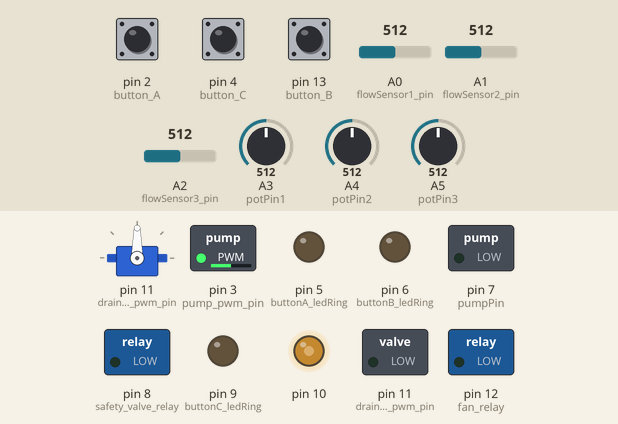
The program below on a simulated Arduino Uno, built with avr-gcc and run on an emulated ATmega328P. On the bench: servo, switched loads named in the program (green lamp = pin HIGH), output pins drawn as LEDs (lit = HIGH). Inputs (shaded band) come from the test bench; at power-on: A3 (potPin1) = 512, A4 (potPin2) = 512, pin 2 (button_A) LOW, pin 4 (button_C) LOW, pin 13 (button_B) LOW, A5 (potPin3) = 512, A0 (flowSensor1_pin) = 512, A1 (flowSensor2_pin) = 512, A2 (flowSensor3_pin) = 512. Random numbers use the default seed unless the program sets one; what the program prints to the serial monitor is not drawn.

Above: at 6.1 s.
6.2 s: A3 (potPin1) set to 246
At 7.4 s:
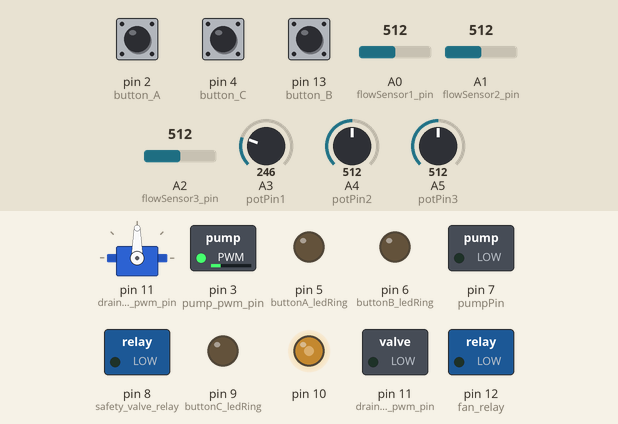
7.7 s: A4 (potPin2) set to 30
At 8.8 s:
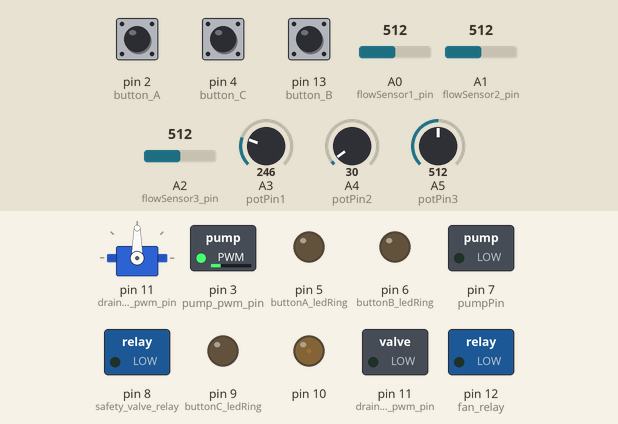
9.2 s: pin 2 (button_A) pulled HIGH for 0.15 s
At 9.9 s:
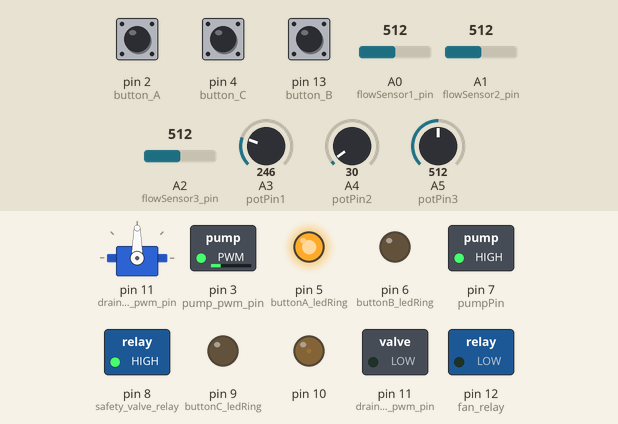
10.8 s: pin 4 (button_C) pulled HIGH for 0.15 s
At 11.2 s:
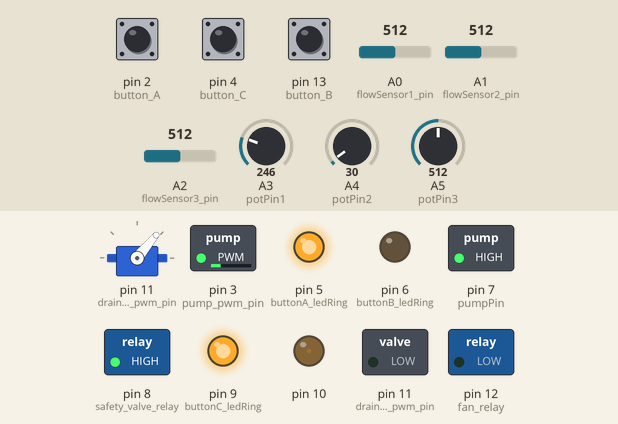
12.4 s: pin 13 (button_B) pulled HIGH for 0.15 s
At 13.6 s:
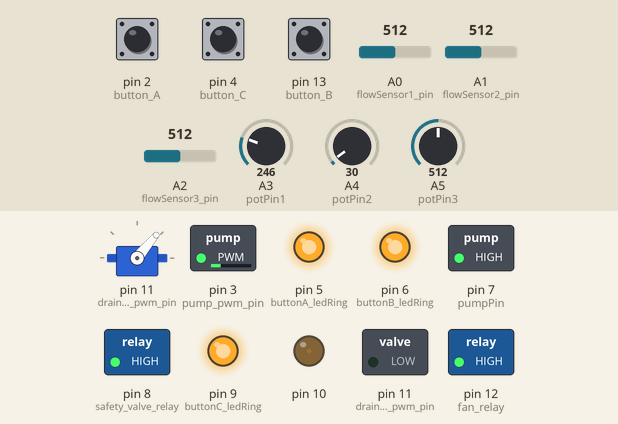
14.0 s: A5 (potPin3) set to 30
At 14.8 s:
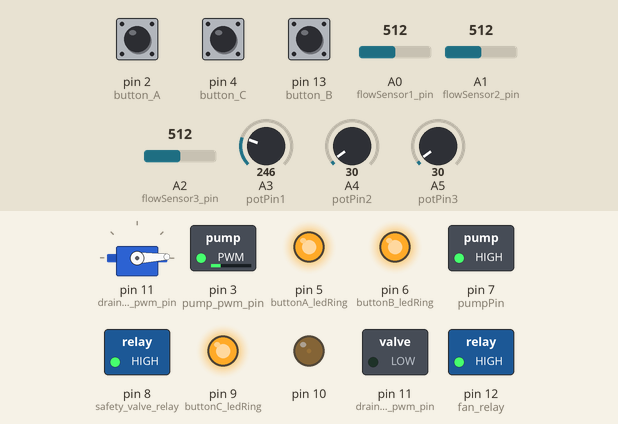
Timing chart, 0 to 16.5 s (numbered marks = the images above; inputs shaded):
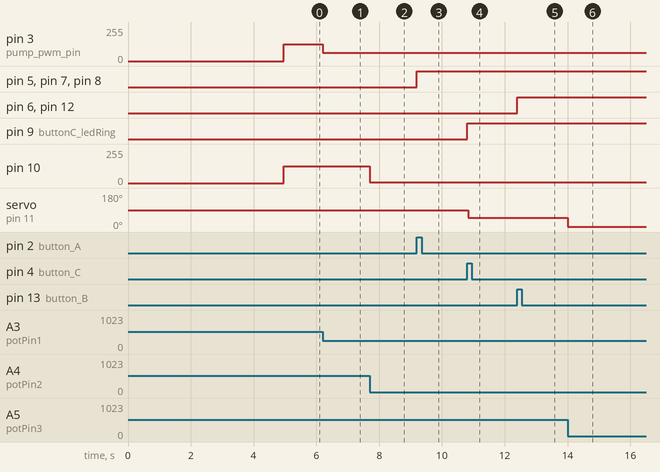

Measured:
- after the input at 6.2 s, pin 3 (pump_pwm_pin): 127/255 → 61/255 at once
- after the input at 7.7 s, pin 10: 124/255 → 6/255 at once
- after the input at 9.2 s, pin 5 (buttonA_ledRing), pin 7 (pumpPin), pin 8 (safety_valve_relay): LOW → HIGH at once
- after the input at 10.8 s, pin 9 (buttonC_ledRing): LOW → HIGH at once; servo on pin 11 (drain_valve_pwm_pin): 90° → 50° at once
- after the input at 12.4 s, pin 6 (buttonB_ledRing), pin 12 (fan_relay): LOW → HIGH at once
- after the input at 14.0 s, servo on pin 11 (drain_valve_pwm_pin): 50° → 2° at once

The program:

main.cpp
```cpp
#include <Arduino.h>
#include <ArduinoJson.h>
#include "pumpControl.h"
#include "declare.h"
#include "sensors.h"
#include "readSerial.h"
#include "runTime.h"
#include "readButtons.h"
#include "readPotentiometers.h"
#include "welcomeBlink.h"
#include "detect_change.h"
#include "buttonLED.h"
#include "sendJson.h"
#include "debounce.h"
#include "setPWM.h"
#include <Wire.h>
#include "readSensors.h"
#include "convertToLitres.h"
#include "checkHardwareStateChange.h"
#include "idleState.h"
#include <stdio.h>
#include "killAll.h"
#include "Servo.h"
//FOR CODE QUESTIONS
char linkedin[50] = "linkedin.com/in/iotrobban/";


//Main loop millis
unsigned long nowTime;
unsigned long delayTime = 10000;
unsigned long previousMillis;


void setup() {
    Serial.begin(115200);

    /**BUTTONS**/
    //BUTTON A
    pinMode(button_A, INPUT);
    pinMode(buttonA_ledRing, OUTPUT);
    digitalWrite(buttonA_ledRing, LOW);

    //BUTTON B
    pinMode(button_B, INPUT);
    pinMode(buttonB_ledRing, OUTPUT);
    digitalWrite(buttonB_ledRing, LOW);

    //BUTTON C
    pinMode(button_C, INPUT);
    pinMode(buttonC_ledRing, OUTPUT);
    digitalWrite(buttonC_ledRing, LOW);


    //*************************

    //PUMP
    pinMode(pumpPin, OUTPUT);
    digitalWrite(pumpPin, LOW);
    //PUMP PWM
    pinMode(pump_pwm_pin, OUTPUT);
    //*************************

    //FAN RELAY
    pinMode(fan_relay, OUTPUT);

    //DRAIN RELAY
    pinMode(drain_valve_pwm_pin, OUTPUT);

    //SAFETY VALVE
    pinMode(safety_valve_relay, OUTPUT);

    //DEBOUNCE AND INTERRUPT
    startMillis = millis();


    //POTENTIOMETERS
    pinMode(potPin1, INPUT_PULLUP);
    pinMode(potPin2, INPUT_PULLUP);
    pinMode(potPin3, INPUT_PULLUP);

    //FLOW SENSORS
    pinMode(flowSensor1_pin, INPUT);
    pinMode(flowSensor2_pin, INPUT);
    pinMode(flowSensor3_pin, INPUT);


    //TURN OFF PUMP JUST FOR SAFETY
    pumpOFF();


    welcomeBlink();
    //Serial.println(startup);
    nowTime = millis();


}

void loop() {
    //All three flow sensors connected to the main pipes
    Sensor flowSensor1;
    Sensor flowSensor2;
    Sensor flowSensor3;


    //Checks what button has been pressed
    readButtons();

    //Read waterflowSensors
    readSensors(flowSensor1, flowSensor2, flowSensor3);

    //Read Potentiometer:
    readPotentiometers();

    //debouncing button
    debounce();

    //check for incomming char
    readSerialInput();

    //Checks if any buttons or potentiometers has changed
    checkHardwareStateChange();

    //Get the time machine has been running
    runTime();

    //If any change has been made such as somebody turning a potentiometer. If so, it sends json over serial to raspberry pi.
    if (detect_change_pot() || detect_change_onoff()) {

        send_json(flowSensor1, flowSensor2, flowSensor3);
        Serial.println("\n");
    }

// Here we'll make a program that only runs if nothing has changed for X minutes, then the buttons will start blinking IBM in morse.
/*    if (idleState()) {
        if (millis() - nowTime >= delayTime) {
            nowTime = millis();
            //ledShow();
            ibmLightShow();
        }

    }
    //KILL THE WHOLE PUMP IF IDLE IN MORE THAN 5 MIN
    if (millis() - nowTime >= 300000) {
        if (!detect_change_pot() || !detect_change_onoff()) {
            killAll();
            nowTime = millis();
            ibmLightShow();
        }
    }*/
}
```

buttonIsTriggered.cpp
```cpp
//
// Created by Robin Ellingsen on 2022-04-04.
//

#include "buttonIsTriggered.h"
bool trigger_A = false;
bool trigger_B = false;
bool trigger_C = false;
// Trigger switch.

//Cheks if the button is triggered, to later on be used by the debounce() function.
void buttonAIsTriggered() {
    trigger_A = true;

}

void buttonBIsTriggered() {
    trigger_B = true;
}

void buttonCIsTriggered() {
    trigger_C = true;
}
```

buttonIsTriggered.h
```cpp
//
// Created by Robin Ellingsen on 2022-04-04.
//

#ifndef ARDUINO_CPP_BUTTONISTRIGGERED_H
#define ARDUINO_CPP_BUTTONISTRIGGERED_H
extern bool trigger_A;
extern bool trigger_B;
extern bool trigger_C;

void buttonAIsTriggered();
void buttonBIsTriggered();
void buttonCIsTriggered();

#endif //ARDUINO_CPP_BUTTONISTRIGGERED_H
```

buttonLED.cpp
```cpp
//
// Created by Robin Ellingsen on 2022-04-04.
//

#include "buttonLED.h"
#include <Arduino.h>
#include "pumpControl.h"
#include "idleState.h"
#include "buttonIsTriggered.h"


int A = 0;
int B = 0;
int C = 0;
int period = 500;
int delay_time = 3;
unsigned long time_now = 0;

void readButtons();

void readSerialInput();

bool idleState();

void setLedsToZero();

void makeHigh(int a, int b, int c) {

    analogWrite(buttonA_ledRing, a);  //pump led ring
    analogWrite(buttonB_ledRing, b);//fan led ring
    analogWrite(buttonC_ledRing, c); //Valve led ring

}

void makeHighBreathe(int x) {
    analogWrite(buttonA_ledRing, x);  //pump led ring
    analogWrite(buttonB_ledRing, x);//fan led ring
    analogWrite(buttonC_ledRing, x); //Valve led ring

}

void ibmLed_A();
void ibmLed_B();
void ibmLed_M();

void ibmLightShow() {
    ibmLed_A();
    ibmLed_B();
    ibmLed_M();


}
void short_A();

void ibmLed_A(){
    short_A();
    short_A();
}
void short_A() {
    for (int i = 0; i < 200; i++) {
        readButtons();
        readSerialInput();
        A++;
        makeHigh(A, B, C);
        if (idleState() != true) {
            setLedsToZero();
            break;
        }
        delay(delay_time);
    }
    for (int i = 0; i < 200; i++) {
        readButtons();
        readSerialInput();
        A--;
        makeHigh(A, B, C);
        //makeHighBreathe(A);
        if (idleState() != true) {
            setLedsToZero();
            break;
        }
        delay(delay_time);
    }

}
void long_B(){
        for (int i = 0; i < 200; i++) {
            readButtons();
            readSerialInput();
            B++;
            makeHigh(A, B, C);
            if (idleState() != true) {
                setLedsToZero();
                break;
            }
            delay(delay_time);
        }
        for (int x = 0; x < 500; x++) {
            readButtons();
            readSerialInput();
            makeHigh(A, 200, C);
            if (idleState() != true) {
                setLedsToZero();
                break;
            }
            delay(delay_time);
        }


        for (int i = 0; i < 200; i++) {
            readButtons();
            readSerialInput();
            B--;
            makeHigh(A, B, C);
            //makeHighBreathe(A);
            if (idleState() != true) {
                setLedsToZero();
                break;
            }
            delay(delay_time);
        }

}
void short_B() {
        for (int i = 0; i < 200; i++) {
            readButtons();
            B++;
            makeHigh(A, B, C);
            if (idleState() != true) {
                setLedsToZero();
                break;
            }
            readSerialInput();
            delay(delay_time);
        }
        for (int i = 0; i < 200; i++) {
            readButtons();
            readSerialInput();
            B--;
            makeHigh(A, B, C);
            //makeHighBreathe(A);
            if (idleState() != true) {
                setLedsToZero();
                break;
            }
            delay(delay_time);
        }

}

void ibmLed_B() {
    long_B();
    short_B();
    short_B();
    short_B();

    if (idleState() != true) {
        setLedsToZero();
    }

}
void long_M(){
        for (int i = 0; i < 200; i++) {
            readButtons();
            readSerialInput();
            C++;
            makeHigh(A, B, C);
            if (idleState() != true) {
                setLedsToZero();
                break;
            }
            delay(delay_time);
        }
        for (int x = 0; x < 500; x++) {
            makeHigh(A, B, 200);
            if (idleState() != true) {
                setLedsToZero();
                break;
            }
            delay(delay_time);
        }

        for (int i = 0; i < 200; i++) {
            readButtons();
            readSerialInput();
            C--;
            makeHigh(A, B, C);
            //makeHighBreathe(A);
            if (idleState() != true) {
                setLedsToZero();
                break;
            }
            delay(delay_time);
        }

}

void ibmLed_M() {
        long_M();
        long_M();


    if (idleState() != true) {
        setLedsToZero();
    }

}
void setLedsToZero() {
    A = 0;
    B = 0;
    C = 0;
    makeHigh(0, 0, 0);
}
//IBM MORSE CODE BLINK
void ibmBlink() {}
//This is the breathing startup led effect.
//from 0 up to 200 with some delay, to make it fade in and out.
void ledShow() {

    for (int i = 0; i < 200; i++) {
        readButtons();
        readSerialInput();
        A++;
        makeHigh(A, B, C);
        if (idleState() != true) {
            setLedsToZero();
            break;
        }
        delay(delay_time);
    }
    for (int i = 0; i < 200; i++) {
        readButtons();
        readSerialInput();
        A--;
        makeHigh(A, B, C);
        if (idleState() != true) {
            setLedsToZero();
            break;
        }
        delay(delay_time);
    }
    for (int i = 0; i < 200; i++) {
        readButtons();
        readSerialInput();
        B++;
        makeHigh(A, B, C);
        if (idleState() != true) {
            setLedsToZero();
            break;
        }
        delay(delay_time);
    }
    for (int i = 0; i < 200; i++) {
        readButtons();
        readSerialInput();
        B--;
        makeHigh(A, B, C);
        if (idleState() != true) {
            setLedsToZero();
            break;
        }
        delay(delay_time);
    }
    for (int i = 0; i < 200; i++) {
        readButtons();
        readSerialInput();
        C++;
        makeHigh(A, B, C);

        if (idleState() != true) {
            setLedsToZero();
            break;
        }
        delay(delay_time);

    }


    for (int i = 0;i < 200; i++) {
        readButtons();
        readSerialInput();
        C--;
        makeHigh(A, B, C);
        if (idleState()!= true) {
            setLedsToZero();
            break;
        }
        delay(delay_time);
    }
    if (idleState() != true) {
        setLedsToZero();
    }
// breathingLed();

}

//If needed, a function to turn off the lights, not used yet, all button leds turns on and off when pushed.
void killallLights() {
    digitalWrite(buttonA_ledRing, LOW);
    digitalWrite(buttonB_ledRing, LOW);
    digitalWrite(buttonC_ledRing, LOW);
}
```

buttonLED.h
```cpp
//
// Created by Robin Ellingsen on 2022-04-04.
//

#ifndef ARDUINO_CPP_BUTTONLED_H
#define ARDUINO_CPP_BUTTONLED_H

extern unsigned long delayTime;
extern unsigned long timeNow;
extern unsigned long previousMillis;

void readButtons();
void readSerialInput();
bool idleState();
void setLedsToZero();
void makeHigh(int a, int b, int c );
void ibmLightShow();
void makeHighBreathe(int x);
void breathingLed();
void ledShow();
void flush_blink();
void killallLights();
#endif //ARDUINO_CPP_BUTTONLED_H
```

checkHardwareStateChange.cpp
```cpp
//
// Created by Robin Ellingsen on 2022-04-08.
//

#include "checkHardwareStateChange.h"
#include "pumpControl.h"
bool old_pump_state= false;
bool old_fan_state= false;
bool old_drain_valve_state= false;
//so if the state changes, we can use this information to know it the buttons have been pressed.
//good for knowing idle states or sending json messages
void checkHardwareStateChange(){
    if(pump_state != old_pump_state){
        //pumpON();
        pumpcontroller(pump_state);
        old_pump_state = pump_state;
    }
    if(fan_state != old_fan_state){
        fancontroller(fan_state);
        old_fan_state = fan_state;
    }
    if(drain_valve_state != old_drain_valve_state){
        valvecontroller(drain_valve_state);
        old_drain_valve_state = drain_valve_state;
    }


}
```

checkHardwareStateChange.h
```cpp
//
// Created by Robin Ellingsen on 2022-04-08.
//

#ifndef ARDUINO_CPP_CHECKHARDWARESTATECHANGE_H
#define ARDUINO_CPP_CHECKHARDWARESTATECHANGE_H

void checkHardwareStateChange();

#endif //ARDUINO_CPP_CHECKHARDWARESTATECHANGE_H
```

commandHandler.cpp
```cpp
//
// Created by Robin Ellingsen on 2022-04-04.
//

#include "commandHandler.h"
#include "pumpControl.h"
#include "Arduino.h"
#include "buttonLED.h"
#include "readPotentiometers.h"
void setPWM(char x, int PWM);
//Takes a char from readSerial() and switches the state to true,
//If the states are true the debounce will handle the switch.

void commandHandler(char* comdata) {
    Serial.println(comdata);
    switch (*comdata) {

        case 'A': // A Starts pump
                pump_state = true;
            //pumpControllerButton();
            break;

        case 'B':
                pump_state = false;
            //pumpControllerButton();
            break;

        case 'C':
                fan_state = true;
            //fanControllerButton();
            break;

        case 'D':
            fan_state = false;
            //fanControllerButton();
            break;

        case 'E':
            drain_valve_state = true;
           // valveControllerButton();
            break;

        case 'F':
            drain_valve_state = false;
            //valveControllerButton();
            break;
    }
}

void setPot(String potVal) {
    if (potVal.startsWith("POTA")) {
        int input = potVal.substring(4).toInt();
        if (input >= 1 && input < 256) {
            pot_1_change = true;
            setPWM('A',input);
        }

    }
    else if (potVal.startsWith("POTB")) {
        int input = potVal.substring(4).toInt();
        if (input >= 1 && input < 256) {
            pot_2_change = true;
            setPWM('B',input);
        }
    }
    else if (potVal.startsWith("POTC")) {
        int input = potVal.substring(4).toInt();
        if (input >= 1 && input < 256) {
            pot_3_change = true;
            setPWM('C',input);
        }
    }

}
```

commandHandler.h
```cpp
//
// Created by Robin Ellingsen on 2022-04-04.
//

#ifndef ARDUINO_CPP_COMMANDHANDLER_H
#define ARDUINO_CPP_COMMANDHANDLER_H
#include <Arduino.h>

void setPWM(char x, int PWM);
void commandHandler(char* comdata);
void setPot(String potVal);
#endif //ARDUINO_CPP_COMMANDHANDLER_H
```

convertToLitres.cpp
```cpp
//
// Created by Robin Ellingsen on 2022-04-05.
//


#include "convertToLitres.h"
#include <Arduino.h>

float Convert::convertToLitres(float inflow){
    X = pulseIn(analogRead(0), HIGH);
    Y = pulseIn(analogRead(0), LOW);
    TIME = X + Y;
    FREQUENCY = 1000000/TIME;
    WATER = FREQUENCY/7.5;
    LS = WATER/60;
    TOTAL = TOTAL + LS;
    return TOTAL;
}
```

convertToLitres.h
```cpp
//
// Created by Robin Ellingsen on 2022-04-05.
//

#ifndef ARDUINO_CPP_CONVERTTOLITRES_H
#define ARDUINO_CPP_CONVERTTOLITRES_H

class Convert{
private:
    int X;
    int Y;
    float TIME = 0;
    float FREQUENCY = 0;
    float WATER = 0;
    float LS = 0;
    float TOTAL = 0;
public:
    float convertToLitres(float inflow);

};

#endif //ARDUINO_CPP_CONVERTTOLITRES_H
```

debounce.cpp
```cpp
//
// Created by Robin Ellingsen on 2022-04-04.
//
#include <Arduino.h>
#include "debounce.h"
#include "pumpControl.h"
#include "buttonIsTriggered.h"

long debounceDelay = 600;
unsigned long buttonAStartMillis = 0;
unsigned long buttonBStartMillis = 0;
unsigned long buttonCStartMillis = 0;

void debounce() {
    if (trigger_A) {

        if ((millis() - buttonAStartMillis) > debounceDelay) {
            //if pumpstate is true, set to false and vice versa.
            if (pump_state ? pump_state = false : pump_state = true);

            //pumpControllerButton();//Functio in pumpOnOff.h
        }
        buttonAStartMillis = millis();
        trigger_A = false;
    }
    if (trigger_B) {
        if ((millis() - buttonBStartMillis) > debounceDelay) {
            //fanControllerButton();
            //if fanstate is true, set to false and vice versa.
            if (fan_state ? fan_state = false : fan_state = true);
        }
        buttonBStartMillis = millis();
        trigger_B = false;
    }
    if (trigger_C) {
        if ((millis() - buttonCStartMillis) > debounceDelay) {
            //valveControllerButton();
            //if drain_valve_state is true, set to false and vice versa.
            if (drain_valve_state ? drain_valve_state = false : drain_valve_state = true);
        }
        buttonCStartMillis = millis();
        trigger_C = false;
    }
}
```

debounce.h
```cpp
//
// Created by Robin Ellingsen on 2022-04-04.
//

#ifndef ARDUINO_CPP_DEBOUNCE_H
#define ARDUINO_CPP_DEBOUNCE_H
void debounce();
#endif //ARDUINO_CPP_DEBOUNCE_H
```

declare.h
```cpp
//
// Created by Robin Ellingsen on 2022-04-04.
//

#ifndef ARDUINO_CPP_DECLARE_H
#define ARDUINO_CPP_DECLARE_H
#include <Arduino.h>


//SENSORS


//RPM


//POTENTIOMETER VALUES


//TIME
unsigned long startMillis;
unsigned long currentMillis;


//root["Pump"] = "Pump1";

String startup = "The time traveling is just too dangerous. Better that I devote myself to study the other great mystery of the universe: c++ pointers.";

#endif //ARDUINO_CPP_DECLARE_H
```

detect_change.cpp
```cpp
//
// Created by Robin Ellingsen on 2022-04-04.
//

#include "detect_change.h"
#include "sensors.h"
#include "readPotentiometers.h"
#include "pumpControl.h"
#include "readSensors.h"

bool detect_change_pot() {
    if (pot_1_change == true) {
        pot_1_change = false;
        return true;
    }
    if (pot_2_change == true) {
        pot_2_change = false;
        return true;
    }
    if (pot_3_change == true) {
        pot_3_change = false;
        return true;
    }

    else {
        return false;
    }

}

bool detect_change_sensors() {
    if (last_flowSensor_1 != flowSensor_1) {
        last_flowSensor_1 = flowSensor_1;
        return true;
    }
    else if (last_flowSensor_2 != flowSensor_2) {
        last_flowSensor_2 = flowSensor_2;
        return true;
    }
    else if (last_flowSensor_3 != flowSensor_3) {
        last_flowSensor_3 = flowSensor_3;
        return true;
    }
    else {
        return false;
    }
}

bool detect_change_onoff() {
    if (last_pump_state != pump_state) {
        last_pump_state = pump_state;
        return true;
    }
    else if (last_fan_state != fan_state) {
        last_fan_state = fan_state;
        return true;
    }
    else if (last_drain_valve_state != drain_valve_state) {
        last_drain_valve_state = drain_valve_state;
        return true;
    }
    else {
        return false;
    }
}
```

detect_change.h
```cpp
//
// Created by Robin Ellingsen on 2022-04-04.
//

#ifndef ARDUINO_CPP_DETECT_CHANGE_H
#define ARDUINO_CPP_DETECT_CHANGE_H

bool detect_change_pot();
bool detect_change_sensors();
bool detect_change_onoff();
#endif //ARDUINO_CPP_DETECT_CHANGE_H
```

Source omitted: idleState.cpp (498 bytes), idleState.h (168 bytes), killAll.cpp (228 bytes), killAll.h (156 bytes), pumpControl.cpp (3251 bytes), pumpControl.h (1015 bytes), readButtons.cpp (612 bytes), readButtons.h (293 bytes), readPotentiometers.cpp (1648 bytes), readPotentiometers.h (461 bytes), readSensors.cpp (987 bytes), readSensors.h (519 bytes) and 12 more
